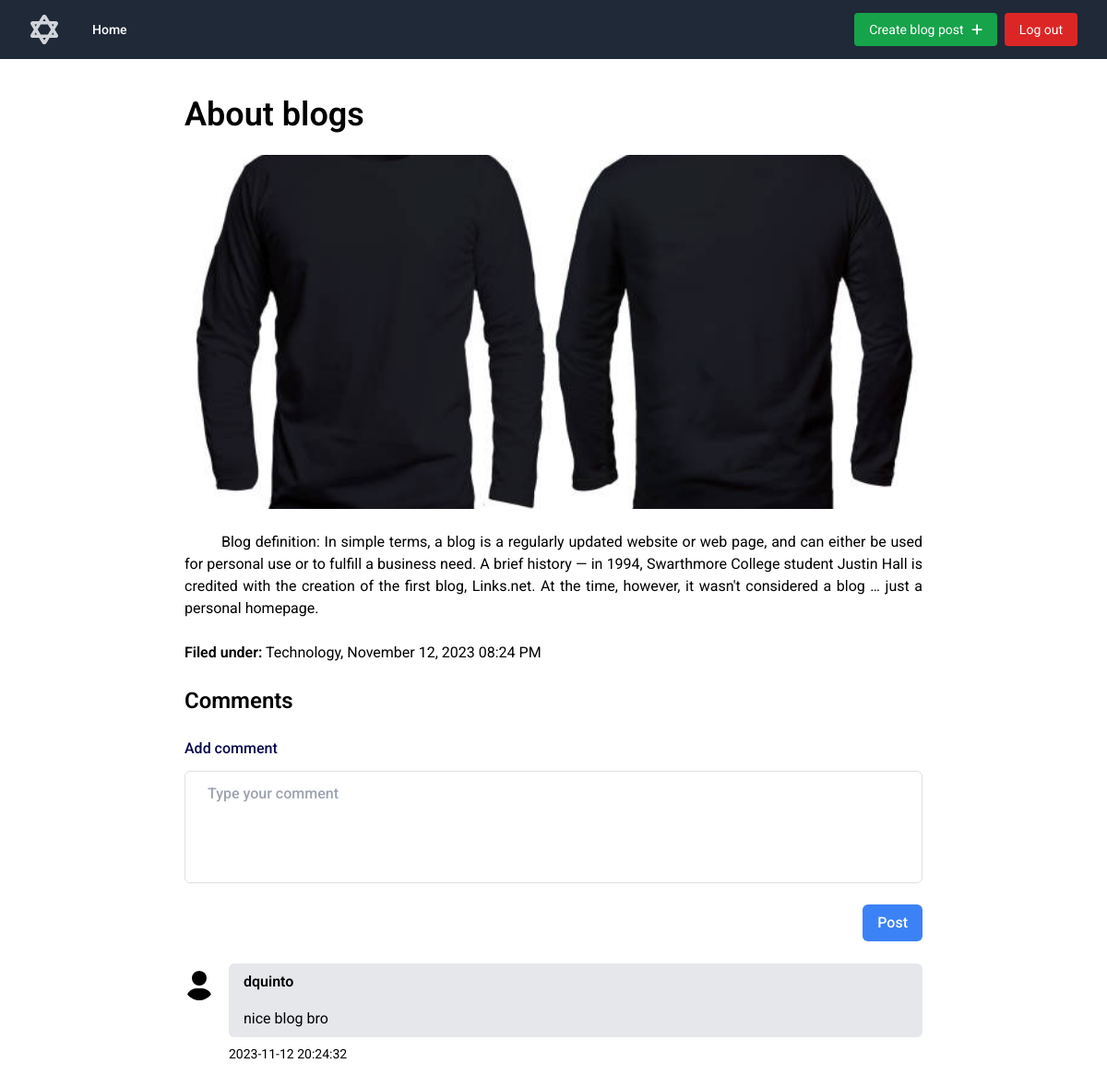
The page /blog.php?id=9 (signed in) on the database its author committed.
### tables this page shows
CREATE TABLE `blog_post` (
  `blog_ID` int(11) NOT NULL,
  `blog_title` varchar(250) NOT NULL,
  `blog_content` mediumtext NOT NULL,
  `date_posted` datetime NOT NULL DEFAULT current_timestamp(),
  `blog_category` varchar(100) NOT NULL,
  `blog_pic_path` varchar(200) NOT NULL
);

CREATE TABLE `comments` (
  `comment_ID` int(11) NOT NULL,
  `blog_ID` int(11) NOT NULL,
  `username` varchar(100) NOT NULL,
  `comment` mediumtext NOT NULL,
  `date_posted` datetime NOT NULL DEFAULT current_timestamp()
);

### blog.php (the view, shortened to what this page needs)
<?php
$id = $_GET['id'];
require "php/config.php";
?>
<!DOCTYPE html>
<html lang="en">
<head>
    <link rel="stylesheet" href="style.css">
</head>
<body>
    <nav class="bg-gray-800">
        <div class="mx-auto max-w-7xl px-2 sm:px-6 lg:px-8">
            <div class="relative flex h-16 items-center justify-between">
                <div class="flex flex-1 items-center justify-center sm:items-stretch sm:justify-start">
                    <div class="flex flex-shrink-0 items-center">
                    </div>
                    <div class="hidden sm:ml-6 sm:block">
                        <div class="flex space-x-4">
                            <a href="blog_list.php"
                                class="bg-gray-800 text-white rounded-md px-3 py-2 text-sm font-medium"
                                aria-current="page">Home</a>
                        </div>
                    </div>
                </div>
                <div class="absolute inset-y-0 right-0 flex items-center pr-2 sm:static sm:inset-auto sm:ml-6 sm:pr-0">
                    <a href="create_blog.php"
                        class="relative flex items-center gap-2 rounded bg-green-600 hover:bg-green-700 py-2 px-4 text-white text-sm mr-2">
                        <span>Create blog post</span>
                    </a>
                    <a href="index.php?logout=1"
                        class="relative flex items-center gap-2 rounded bg-red-600 hover:bg-red-700 py-2 px-4 text-white text-sm">
                        <span>Log out</span>
                    </a>
                </div>
            </div>
        </div>
    </nav>
    <div class="w-4/6 mx-auto py-10">
        <?php
        $blog = $conn->query("SELECT *, DATE_FORMAT(date_posted, '%M %d, %Y %h:%i %p') AS formatted_datetime
        FROM blog_post WHERE blog_ID = $id");
        $blogData = $blog->fetch_assoc();
        $comment = $conn->query("SELECT * FROM comments WHERE blog_ID = $id ORDER BY date_posted DESC");
        $blog = "
    <h1 class='text-4xl font-semibold mb-6'>" . $blogData['blog_title'] . "</h1>
        <img class='object-cover w-full rounded-xl h-72 lg:h-96 mb-6'
            src='php/" . $blogData['blog_pic_path'] . "'
            alt=''>
        <p class='text-justify indent-10 mb-6'>" . $blogData['blog_content'] . "
        </p>
        <p><span class='font-semibold'>Filed under:</span> " . $blogData['blog_category'] . ", " . $blogData['formatted_datetime'] . "</p>
    ";
        echo $blog;
        ?>
        <div class="my-6">
            <h3 class="text-2xl font-semibold mb-6">Comments</h3>
            <form id="comment_form">
                <div class="mb-4">
                    <label for="comment" class="mb-3 block text-base font-medium text-[#07074D]">
                        Add comment
                    </label>
                    <textarea rows="4" required name="comment" id="comment" placeholder="Type your comment"
                        class="w-full resize-none rounded-md border border-[#e0e0e0] bg-white py-3 px-6 text-base font-medium text-black outline-none focus:border-[#6A64F1] focus:shadow-md"></textarea>
                </div>
                <div class="flex justify-end">
                    <button type="submit"
                        class="hover:shadow-form rounded-md bg-blue-500 hover:bg-blue-600 py-2 px-4 font-medium text-white outline-none">
                        Post
                    </button>
                </div>
            </form>
        </div>
        <div class="comments">
            <?php
            if ($comment->num_rows > 0) {
                while ($dataComment = $comment->fetch_assoc()) {
                    $comments = "
        <div class='grid grid-cols-[auto_1fr] mb-4'>
        <svg class='h-8 w-8 rounded-full mt-2' xmlns='http://www.w3.org/2000/svg' height='1em'
            viewBox='0 0 448 512'>
            <path
                d='M224 256A128 128 0 1 0 224 0a128 128 0 1 0 0 256zm-45.7 48C79.8 304 0 383.8 0 482.3C0 498.7 13.3 512 29.7 512H418.3c16.4 0 29.7-13.3 29.7-29.7C448 383.8 368.2 304 269.7 304H178.3z' />
        </svg>
        <div class='ml-4'>
            <div class='px-4 py-2 bg-gray-200 rounded-md'>
                <p class='mb-4 font-semibold'>" . $dataComment['username'] . "</p>
                <p class=''>" . $dataComment['comment'] . "</p>
            </div>
            <p class='text-sm mt-2'>" . $dataComment['date_posted'] . "</p>
        </div>
    </div>
        ";
                    echo $comments;
                }
            }
            ?>
        </div>
    </div>
</body>
</html>

### rows shown on the page
blog_post: blog_title "About blogs", blog_pic_path (picture), blog_content "Blog definition: In simple terms, a blog is a regularly updated website or web page, and can either be used for personal use or to fulfill a business need. A brief history — in 1994, Swarthmore College student Justin Hall is credited with the creation of the first blog, Links.net. At the time, however, it wasn't considered a blog … just a personal homepage.", blog_category "Technology"
comments: username "dquinto", comment "nice blog bro", date_posted "2023-11-12 20:24:32"

### other values the page prints
$blogData['formatted_datetime'] "November 12, 2023 08:24 PM"
